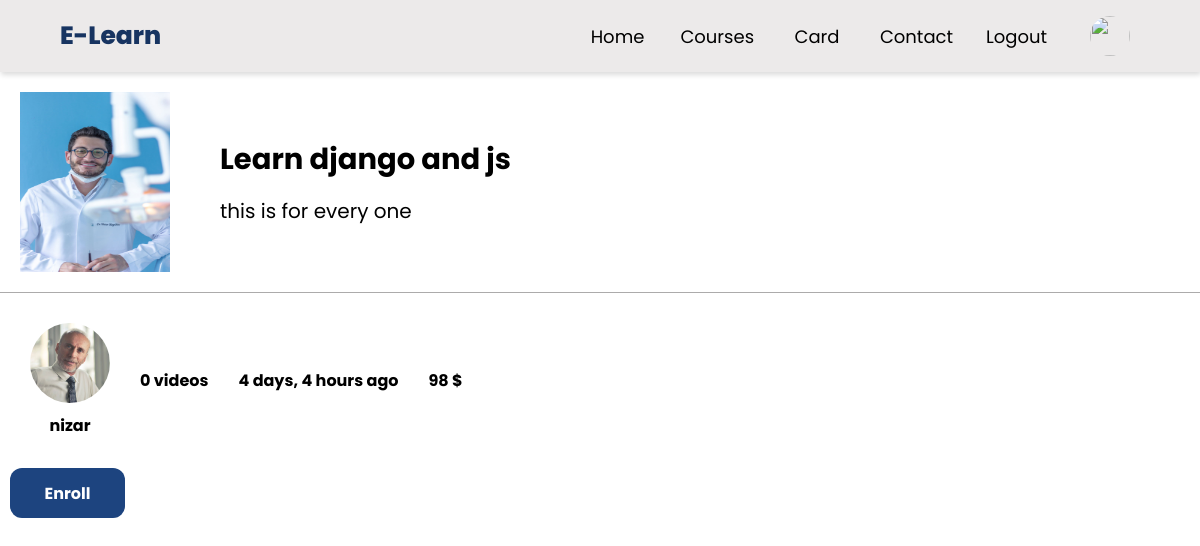
Screenshot of /tutorial-page/4/ with the database file from the repository.
### base/models.py (models this page shows)
class Tutorial(models.Model):
    user=models.ForeignKey(Profile,on_delete=models.CASCADE)
    name=models.TextField()
    cover=models.ImageField(blank=True,default='avatar.svg')
    description=models.TextField()
    price=models.IntegerField(blank=True)
    created=models.DateTimeField(auto_now_add=True)
    followers=models.ManyToManyField(Profile,related_name='unrolls')
    @property
    def cover_url(self):
        try :
            return self.cover.url
        except:
            return ''

class Profile(models.Model):
    user=models.OneToOneField(User,on_delete=models.CASCADE)
    bio=models.TextField(null=True,blank=True)
    username=models.CharField(max_length=200)
    avatar=models.ImageField(blank=True,default='avatar.svg')
    created=models.DateTimeField(auto_now_add=True)
    def __str__(self) :
        return self.user.username
    @property
    def avatar_url(self):
        try :
            return self.avatar.url
        except:
            return ''

### base/views.py (the view)
# urls.py: path('tutorial-page/<str:tutorial_id>/',views.tutorialpage,name='tutorial-page'),
def tutorialpage(request,tutorial_id):
    tutorial=Tutorial.objects.get(id=tutorial_id)
    try :
        videos=tutorial.video_set.all()
    except :
        videos=[]
    MEDIA_URL='/media/videos/'
    context={'tutorial':tutorial,'videos':videos,'MEDIA_URL':MEDIA_URL}
    return render(request,'base/tutorial-page.html',context)

### base/templates/base/tutorial-page.html
{% extends 'base/main.html' %}
{% load static %}
{% block content %}
<div class="tutorial-name-pic">
    <img src="{{tutorial.cover_url}}" alt="" style="height: 180px; width: 150px;">
    <div class="tutorial-nm-desc">
        <h1>{{tutorial.name}}</h1>
        <p>{{tutorial.description}}</p>
    </div>
</div>
<div class="tutorial-info">
    {% if tutorial.user != user.profile %}
    <div class="tutorial-user" >
        <a href=""><img src="{{tutorial.user.avatar_url}}" alt="" style="height: 80px; width: 80px; border-radius: 50%;"></a>
        <h3 style="margin-top: 5px;">{{tutorial.user}}</h3>
    </div>
    {% endif %}
    <h3 style="margin-left: 30px;">{{tutorial.video_set.count}} videos </h3>
    <h3 style="margin-left: 30px;">{{tutorial.created|timesince}} ago</h3>
    <h3 style="margin-left: 30px;">{{tutorial.price}} $</h3>
</div>
{% if tutorial.user == user.profile %}
<a href="{% url 'create-video' tutorial.id %}" class="tutorial-page-button">Add Video</a>
<a href="" class="tutorial-page-button" style="margin-top: 10px;"> Edit Tutorial</a>
{% else %}
<a href="" class="tutorial-page-button">Enroll</a>
{% endif %}
{% endblock content %}

### static/css/style.css (style rules this page uses)
* { margin: 0; padding: 0; box-sizing: border-box; }
html { font-size: 10px; font-family: 'Poppins', sans-serif; }
a { text-decoration: none; color: black; }
.tutorial-name-pic { padding: 20px; display: flex; align-items: center; border-bottom: 1px #acabab solid; }
.tutorial-nm-desc { margin-left: 50px; }
.tutorial-nm-desc h1 { margin-bottom: 15px; font-size: 2.9rem; }
.tutorial-nm-desc p { font-size: 2rem; }
.tutorial-info { padding: 30px; display: flex; align-items: center; }
.tutorial-user { display: flex; align-items: center; flex-direction: column; justify-content: center; }
.tutorial-info h3 { font-size: 1.6rem; }
.tutorial-page-button { height: 50px; width: 115px; padding: 10px; border-radius: 12px; display: flex; align-items: center; justify-content: center; background-color: rgb(29, 68, 127); color: white; font-size: 1.6rem; font-weight:620; margin-left: 10px; transition: 0.7s ease; border: none; }

### rows the page displays
Tutorial: cover_url (picture), name "Learn django and js", description "this is for every one", user.avatar_url (picture), user "nizar", video_set.count "0", created "4 days, 4 hours", price "98"
